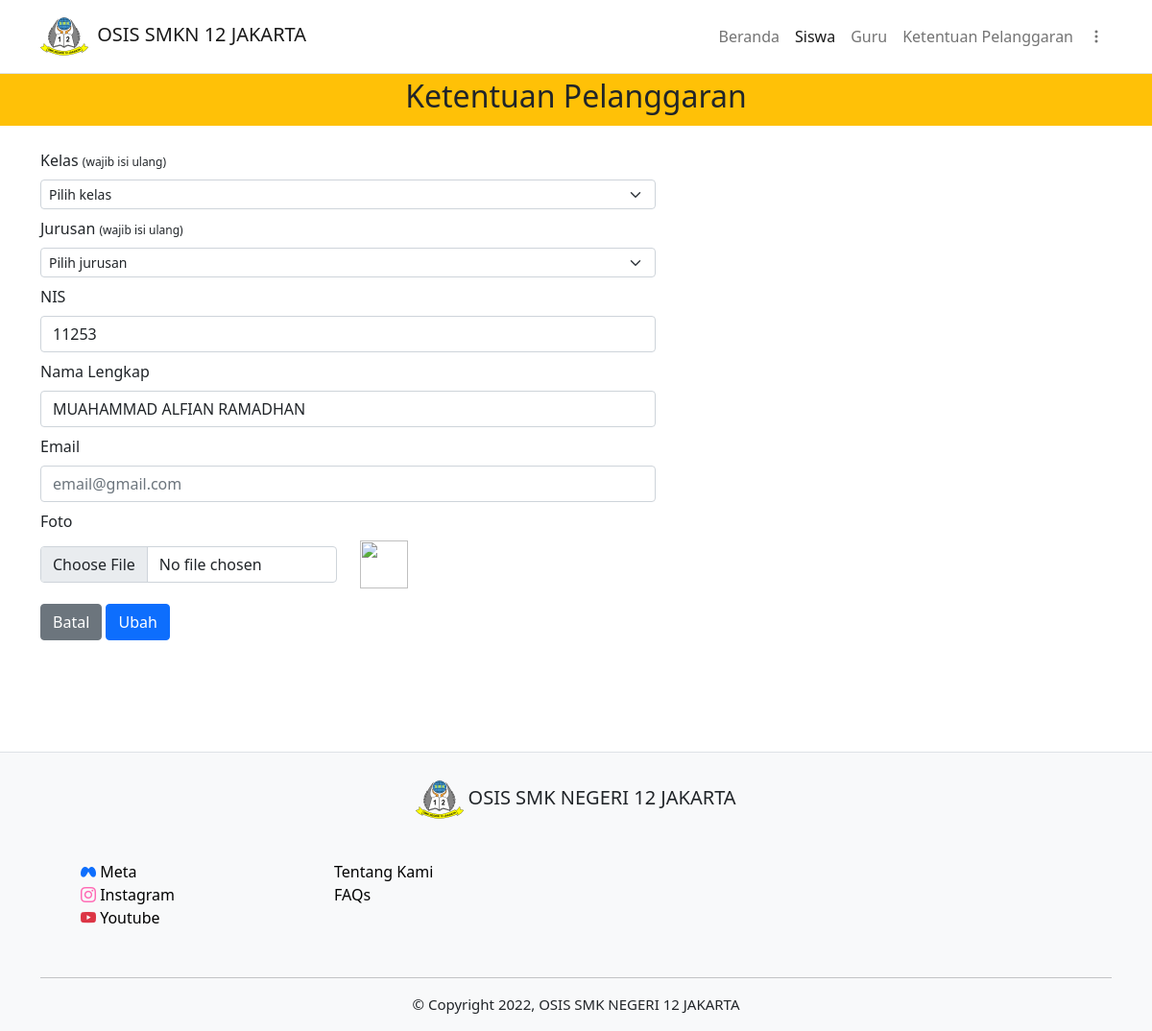
The page /php/ubah/ubah_siswa.php?id=53 (signed in) on the database its author committed.
### tables this page shows
CREATE TABLE `siswa` (
  `id_siswa` int(11) NOT NULL,
  `id_kelas` int(11) NOT NULL,
  `id_jurusan` int(11) NOT NULL,
  `nis` int(5) NOT NULL,
  `nama_siswa` varchar(255) NOT NULL,
  `email` varchar(255) DEFAULT NULL,
  `jmlh_poin` int(3) NOT NULL,
  `role` varchar(5) NOT NULL,
  `foto` varchar(255) DEFAULT NULL,
  `password` varchar(255) NOT NULL,
  `created_at` timestamp NOT NULL DEFAULT current_timestamp() ON UPDATE current_timestamp()
);

### php/functions.php (called while the page is built, shortened)
<?php
$conn = mysqli_connect("localhost", "root", "", "pelanggaran_siswa");
function query($query)
{
    global $conn;
    $result = mysqli_query($conn, $query);
    $rows = [];
    while ($row = mysqli_fetch_assoc($result)) {
        $rows[] = $row;
    }
    return $rows;
}

### php/ubah/ubah_siswa.php (the view, shortened to what this page needs)
<?php
if(isset($_SESSION["guru"])) {
    $guru = "hidden";
} else {
    $guru = "";
}
require '../functions.php';
$id = $_GET["id"];
$siswa = query("SELECT * FROM siswa WHERE id_siswa = $id")[0];
?>
<html lang="en">
<head>
    <link href="https://cdn.jsdelivr.net/npm/bootstrap@5.0.2/dist/css/bootstrap.min.css" rel="stylesheet">
    <link rel="stylesheet" href="https://cdn.jsdelivr.net/npm/bootstrap-icons@1.7.2/font/bootstrap-icons.css">
    <link rel="stylesheet" href="../../css/umum.css">
</head>
<body>
    <nav class="navbar navbar-expand-lg navbar-light border-bottom">
        <div class="container-lg">
            <a href="../../index.php" class="navbar-brand align-items-center ">
                <img src="../../img/logosmk12.png" style="width:50px;height:50px">
                <h5 class=" ms-1 d-inline">OSIS SMKN 12 JAKARTA</h5>
            </a>
            <div class="collapse navbar-collapse justify-content-end align-items-center" id="main-nav">
                <ul class="navbar-nav">
                    <li class="navbar-item">
                        <a href="../../index.php" class="nav-link">Beranda</a>
                    </li>
                    <li class="navbar-item">
                        <a href="../siswa.php" class="nav-link active">Siswa</a>
                    </li>
                    <li class="navbar-item">
                        <a href="../guru.php" class="nav-link" <?= $guru; ?>>Guru</a>
                    </li>
                    <li class="navbar-item">
                        <a href="../ktnpelanggaran.php" class="nav-link">Ketentuan Pelanggaran</a>
                    </li>
                    <li class="nav-item dropdown mt-1">
                        <a class="nav-link" href="#" id="navbarDropdown" role="button" data-bs-toggle="dropdown" aria-expanded="false">
                            <span class="d-md-none">Menu</span><i class="bi bi-three-dots-vertical"></i>
                        </a>
                    </li>
                </ul>
            </div>
        </div>
    </nav>
    <section>
        <div class="container-fluid  mb-4 bg-warning p-1">
            <h1 class="text-center fs-2">Ketentuan Pelanggaran</h1>
        </div>
        <div class="container-lg">
            <form action="" method="post" enctype="multipart/form-data">
                <div class="row">
                    <div class="col-md-7">
                        <div class="">
                            <label for="kelas" class="form-label">Kelas <span style="font-size: 12px" class="">(wajib isi ulang)</span></label>
                            <select name="kelas" id="kelas" class="form-select form-select-sm slt_width" required value="<?= $siswa["id_kelas"]; ?>">
                                <option value="1">Pilih kelas</option>
                            </select>
                        </div>
                        <div class="mt-2">
                            <label for="jurusan" class="form-label">Jurusan <span style="font-size: 12px" class="">(wajib isi ulang)</span></label>
                            <select name="jurusan" id="jurusan" class="form-select form-select-sm slt_width" required value="<?= $siswa["id_jurusan"]; ?>">
                                <option value="1">Pilih jurusan</option>
                            </select>
                        </div>
                        <div class="mt-2">
                            <label for="nis" class="form-label">NIS</label>
                            <input type="number" class="form-control" id="nis" placeholder="5 digit" name="nis" required autocomplete="off" value="<?= $siswa["nis"]; ?>">
                        </div>
                        <div class="mt-2">
                            <label for="nama" class="form-label">Nama Lengkap</label>
                            <input type="text" class="form-control" id="nama" name="nama" required placeholder="nama lengkap" autocomplete="off" value="<?= $siswa["nama_siswa"]; ?>">
                        </div>
                        <div class="mt-2">
                            <label for="email" class="form-label">Email</label>
                            <input type="email" class="form-control" id="email" name="email" required placeholder="email@gmail.com" autocomplete="off" value="<?= $siswa["email"]; ?>">
                        </div>
                        <div class="mt-2">
                            <label for="foto" class="form-label">Foto</label>
                            <div class="row align-items-center">
                                <div class="col">
                                    <input type="file" class="form-control" id="foto" name="foto">
                                </div>
                                <div class="col">
                                    <img src="../../foto_siswa/<?= $siswa["foto"]; ?>" width="50px" height="50px">
                                </div>
                            </div>
                        </div>
                        <div class="mt-3">
                            <a href="../data_siswa.php?id=<?= $id; ?>" class="btn btn-secondary">Batal</a>
                            <button type="submit" class="btn btn-primary" name="ubah" >Ubah</button>
                        </div>
                    </div>
                </div>
            </form>
        </div>
    </section>
    <footer class="pt-4 border-top bg-light" style="margin:100px 0 0 0;">
        <div class="container-xl">
            <div class="row justify-content-center">
                <div class="col-auto pb-2">
                    <img src="../../img/logosmk12.png" style="width:50px;height:50px">
                    <h5 class="d-inline">OSIS SMK NEGERI 12 JAKARTA</h5>
                </div>
            </div>
            <div class="row" style="margin: 30px 30px 50px 30px">
                <div class="col-5 col-md-3">
                    <a href="#" class="text-decoration-none d-block">
                        <i class="bi bi-meta text-primary"></i>
                        <span class="meta">Meta</span>
                    </a>
                    <a href="#" class="text-decoration-none text-bla d-block">
                        <i class="bi bi-instagram"></i>
                        <span class="insta">Instagram</span>
                    </a>
                    <a href="#" class="text-decoration-none text-danger">
                        <i class="bi bi-youtube"></i>
                        <span class="yt">Youtube</span>
                    </a>
                </div>
                <div class="col-5 col-md-3">
                    <a href="#" class="d-block">Tentang Kami</a>
                    <a href="#" class="">FAQs</a>
                </div>
            </div>
            <hr>
            <p style="text-align:center; font-size:15px">&copy; Copyright 2022, OSIS SMK NEGERI 12 JAKARTA</p>
        </div>
    </footer>
</body>
</html>

### css/umum.css (style rules this page uses)
html { user-select: none; }
html, body, section, footer { padding: 0; margin: 0; overflow-x: hidden; }
a { text-decoration: none; color: black; }
.bi-youtube { color: #dc3545; }
.bi-instagram { color: hotpink; }
.meta, .insta, .yt { color: black; }

### rows shown on the page
siswa: kelas "Pilih kelas", jurusan "Pilih jurusan", nis "11253", nama "MUAHAMMAD ALFIAN RAMADHAN"
